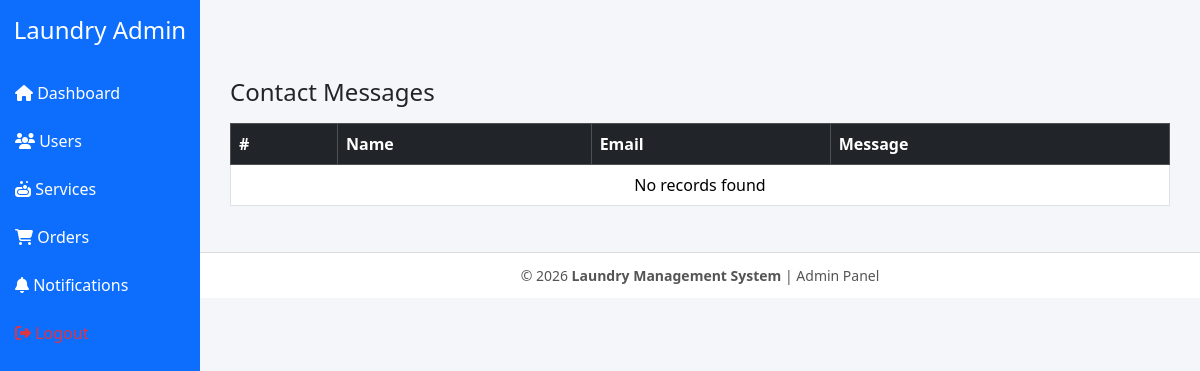
/Admin_Panel/view_response/, run on an earlier commit of the app's database.
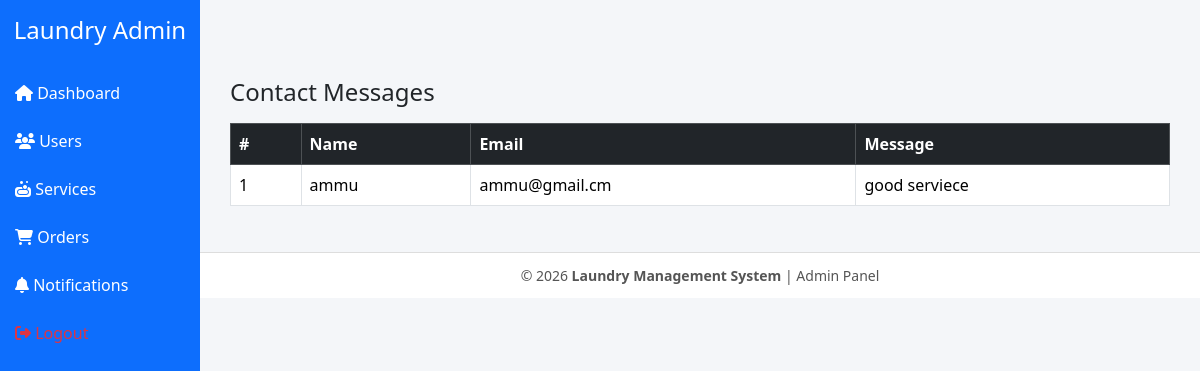
And on a later commit of the database.
### User_Web/models.py (models this page shows)
class Contact_Db(models.Model):
    contact_name=models.CharField(max_length=100,null=True,blank=True)
    contact_email=models.EmailField(max_length=100,null=True,blank=True)
    contact_message=models.TextField(max_length=300,null=True,blank=True)

### Admin_Panel/views.py (the view)
# urls.py: path('view_response/', views.view_response, name='view_response'),
def view_response(request):
    data=Contact_Db.objects.all()
    return render(request,'view_response.html',
                  {'data':data})

### Admin_Panel/templates/view_response.html
{% extends 'base.html' %}
{% block content %}
<div class="container mt-4">
    <h4 class="mb-3">Contact Messages</h4>
    <table class="table table-bordered table-hover">
        <thead class="table-dark">
            <tr>
                <th>#</th>
                <th>Name</th>
                <th>Email</th>
                <th>Message</th>
            </tr>
        </thead>
        <tbody>
        {% for i in data %}
            <tr>
                <td>{{ forloop.counter }}</td>
                <td>{{ i.contact_name }}</td>
                <td>{{ i.contact_email }}</td>
                <td>{{ i.contact_message }}</td>
            </tr>
        {% empty %}
            <tr>
                <td colspan="4" class="text-center">No records found</td>
            </tr>
        {% endfor %}
        </tbody>
    </table>
</div>
{% endblock %}

What changed in the data, as far as the page shows it:
added Contact_Db: contact_name "ammu", contact_email "ammu@gmail.cm", contact_message "good serviece"
Also different on the page:
text no longer shown: "No records found"
